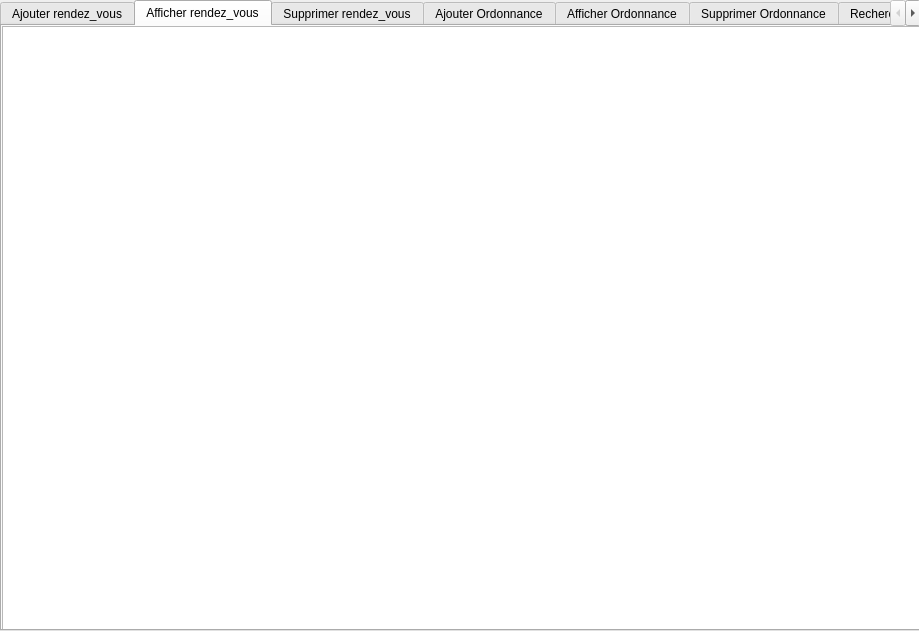
<?xml version="1.0" encoding="UTF-8"?>
<ui version="4.0">
 <class>Rendez_Vous</class>
 <widget class="QDialog" name="Rendez_Vous">
  <property name="geometry">
   <rect>
    <x>0</x>
    <y>0</y>
    <width>919</width>
    <height>631</height>
   </rect>
  </property>
  <property name="windowTitle">
   <string>Dialog</string>
  </property>
  <widget class="QTabWidget" name="tabWidget">
   <property name="geometry">
    <rect>
     <x>0</x>
     <y>0</y>
     <width>921</width>
     <height>631</height>
    </rect>
   </property>
   <property name="styleSheet">
    <string notr="true"/>
   </property>
   <property name="currentIndex">
    <number>1</number>
   </property>
   <widget class="QWidget" name="tab">
    <attribute name="title">
     <string>Ajouter rendez_vous</string>
    </attribute>
    <widget class="QLabel" name="fond">
     <property name="geometry">
      <rect>
       <x>-10</x>
       <y>0</y>
       <width>951</width>
       <height>731</height>
      </rect>
     </property>
     <property name="styleSheet">
      <string notr="true">border-image: url(:/img/fond.png);</string>
     </property>
     <property name="text">
      <string/>
     </property>
    </widget>
    <widget class="QGroupBox" name="groupBox">
     <property name="geometry">
      <rect>
       <x>80</x>
       <y>30</y>
       <width>461</width>
       <height>471</height>
      </rect>
     </property>
     <property name="font">
      <font>
       <family>Bahnschrift</family>
       <pointsize>14</pointsize>
      </font>
     </property>
     <property name="title">
      <string>Nouveau rendez_vous</string>
     </property>
     <widget class="QLabel" name="a">
      <property name="geometry">
       <rect>
        <x>40</x>
        <y>50</y>
        <width>55</width>
        <height>16</height>
       </rect>
      </property>
      <property name="font">
       <font>
        <family>Bahnschrift</family>
        <pointsize>12</pointsize>
       </font>
      </property>
      <property name="text">
       <string>Nom :</string>
      </property>
     </widget>
     <widget class="QLabel" name="b">
      <property name="geometry">
       <rect>
        <x>40</x>
        <y>120</y>
        <width>55</width>
        <height>16</height>
       </rect>
      </property>
      <property name="font">
       <font>
        <family>Bahnschrift</family>
        <pointsize>12</pointsize>
       </font>
      </property>
      <property name="text">
       <string>Prenom :</string>
      </property>
     </widget>
     <widget class="QLabel" name="c">
      <property name="geometry">
       <rect>
        <x>40</x>
        <y>210</y>
        <width>55</width>
        <height>16</height>
       </rect>
      </property>
      <property name="font">
       <font>
        <family>Bahnschrift</family>
        <pointsize>12</pointsize>
       </font>
      </property>
      <property name="text">
       <string>Date :</string>
      </property>
     </widget>
     <widget class="QLabel" name="d">
      <property name="geometry">
       <rect>
        <x>40</x>
        <y>300</y>
        <width>61</width>
        <height>16</height>
       </rect>
      </property>
      <property name="font">
       <font>
        <family>Bahnschrift</family>
        <pointsize>12</pointsize>
       </font>
      </property>
      <property name="text">
       <string>Heure :</string>
      </property>
     </widget>
     <widget class="QLabel" name="e">
      <property name="geometry">
       <rect>
        <x>40</x>
        <y>390</y>
        <width>101</width>
        <height>16</height>
       </rect>
      </property>
      <property name="font">
       <font>
        <family>Bahnschrift</family>
        <pointsize>12</pointsize>
       </font>
      </property>
      <property name="text">
       <string>identifiant :</string>
      </property>
     </widget>
     <widget class="QLineEdit" name="le_nom">
      <property name="geometry">
       <rect>
        <x>40</x>
        <y>70</y>
        <width>113</width>
        <height>22</height>
       </rect>
      </property>
     </widget>
     <widget class="QLineEdit" name="le_prenom">
      <property name="geometry">
       <rect>
        <x>40</x>
        <y>150</y>
        <width>113</width>
        <height>22</height>
       </rect>
      </property>
     </widget>
     <widget class="QLineEdit" name="le_date">
      <property name="geometry">
       <rect>
        <x>40</x>
        <y>240</y>
        <width>113</width>
        <height>22</height>
       </rect>
      </property>
     </widget>
     <widget class="QLineEdit" name="le_heure">
      <property name="geometry">
       <rect>
        <x>40</x>
        <y>330</y>
        <width>113</width>
        <height>22</height>
       </rect>
      </property>
     </widget>
     <widget class="QLineEdit" name="le_id">
      <property name="geometry">
       <rect>
        <x>40</x>
        <y>420</y>
        <width>113</width>
        <height>22</height>
       </rect>
      </property>
     </widget>
    </widget>
    <widget class="QPushButton" name="pushButton_2">
     <property name="geometry">
      <rect>
       <x>570</x>
       <y>280</y>
       <width>291</width>
       <height>61</height>
      </rect>
     </property>
     <property name="styleSheet">
      <string notr="true">border-image: url(:/img/button_init.png)3 10 15 10;
font: 19pt &quot;Bahnschrift&quot;;</string>
     </property>
     <property name="text">
      <string>       Vider les champs</string>
     </property>
     <property name="autoDefault">
      <bool>false</bool>
     </property>
    </widget>
    <widget class="QPushButton" name="pushButton">
     <property name="geometry">
      <rect>
       <x>580</x>
       <y>170</y>
       <width>261</width>
       <height>71</height>
      </rect>
     </property>
     <property name="styleSheet">
      <string notr="true">border-image: url(:/img/button_init.png)3 10 15 10;
font: 24pt &quot;Bahnschrift&quot;;
</string>
     </property>
     <property name="text">
      <string>Confirmer</string>
     </property>
     <property name="autoDefault">
      <bool>false</bool>
     </property>
    </widget>
    <widget class="QLabel" name="icon_valider">
     <property name="geometry">
      <rect>
       <x>570</x>
       <y>180</y>
       <width>51</width>
       <height>51</height>
      </rect>
     </property>
     <property name="styleSheet">
      <string notr="true">border-image: url(:/img/tick.png);</string>
     </property>
     <property name="text">
      <string/>
     </property>
    </widget>
    <widget class="QLabel" name="icon_annuler">
     <property name="geometry">
      <rect>
       <x>560</x>
       <y>290</y>
       <width>51</width>
       <height>51</height>
      </rect>
     </property>
     <property name="styleSheet">
      <string notr="true">border-image: url(:/img/cancel (1).png);</string>
     </property>
     <property name="text">
      <string/>
     </property>
    </widget>
   </widget>
   <widget class="QWidget" name="tab_2">
    <attribute name="title">
     <string>Afficher rendez_vous</string>
    </attribute>
    <widget class="QTableView" name="tableView">
     <property name="geometry">
      <rect>
       <x>0</x>
       <y>0</y>
       <width>921</width>
       <height>611</height>
      </rect>
     </property>
     <property name="styleSheet">
      <string notr="true">border-image: url(:/img/fond.png);</string>
     </property>
    </widget>
   </widget>
   <widget class="QWidget" name="tab_3">
    <attribute name="title">
     <string>Supprimer rendez_vous</string>
    </attribute>
    <widget class="QLabel" name="label">
     <property name="geometry">
      <rect>
       <x>-6</x>
       <y>5</y>
       <width>931</width>
       <height>601</height>
      </rect>
     </property>
     <property name="styleSheet">
      <string notr="true">border-image: url(:/img/fond.png);</string>
     </property>
     <property name="text">
      <string/>
     </property>
    </widget>
    <widget class="QLabel" name="label_2">
     <property name="geometry">
      <rect>
       <x>170</x>
       <y>90</y>
       <width>131</width>
       <height>101</height>
      </rect>
     </property>
     <property name="font">
      <font>
       <family>Bahnschrift</family>
       <pointsize>12</pointsize>
      </font>
     </property>
     <property name="text">
      <string>Identifiant :</string>
     </property>
    </widget>
    <widget class="QLineEdit" name="lineEdit_id_2">
     <property name="geometry">
      <rect>
       <x>270</x>
       <y>130</y>
       <width>141</width>
       <height>31</height>
      </rect>
     </property>
    </widget>
    <widget class="QPushButton" name="pb_supprimer">
     <property name="geometry">
      <rect>
       <x>260</x>
       <y>340</y>
       <width>261</width>
       <height>71</height>
      </rect>
     </property>
     <property name="styleSheet">
      <string notr="true">border-image: url(:/img/button_init.png)3 10 15 10;
font: 19pt &quot;Bahnschrift&quot;;
</string>
     </property>
     <property name="text">
      <string>Supprimer</string>
     </property>
    </widget>
    <widget class="QLabel" name="label_5">
     <property name="geometry">
      <rect>
       <x>230</x>
       <y>340</y>
       <width>71</width>
       <height>71</height>
      </rect>
     </property>
     <property name="styleSheet">
      <string notr="true">border-image: url(:/img/cancel (1).png);</string>
     </property>
     <property name="text">
      <string/>
     </property>
    </widget>
   </widget>
   <widget class="QWidget" name="tab_4">
    <attribute name="title">
     <string>Ajouter Ordonnance</string>
    </attribute>
    <widget class="QLabel" name="fond_2">
     <property name="geometry">
      <rect>
       <x>0</x>
       <y>0</y>
       <width>921</width>
       <height>731</height>
      </rect>
     </property>
     <property name="styleSheet">
      <string notr="true">border-image: url(:/img/fond.png);</string>
     </property>
     <property name="text">
      <string/>
     </property>
    </widget>
    <widget class="QGroupBox" name="groupBox_2">
     <property name="geometry">
      <rect>
       <x>10</x>
       <y>20</y>
       <width>461</width>
       <height>471</height>
      </rect>
     </property>
     <property name="title">
      <string>Nouvelle Ordonnance</string>
     </property>
     <widget class="QLabel" name="a_2">
      <property name="geometry">
       <rect>
        <x>40</x>
        <y>50</y>
        <width>121</width>
        <height>16</height>
       </rect>
      </property>
      <property name="font">
       <font>
        <family>Bahnschrift</family>
        <pointsize>10</pointsize>
       </font>
      </property>
      <property name="text">
       <string>Nom du medecin : </string>
      </property>
     </widget>
     <widget class="QLabel" name="b_2">
      <property name="geometry">
       <rect>
        <x>210</x>
        <y>50</y>
        <width>131</width>
        <height>16</height>
       </rect>
      </property>
      <property name="font">
       <font>
        <family>Bahnschrift</family>
        <pointsize>10</pointsize>
       </font>
      </property>
      <property name="text">
       <string>Prenom :</string>
      </property>
     </widget>
     <widget class="QLabel" name="c_2">
      <property name="geometry">
       <rect>
        <x>40</x>
        <y>110</y>
        <width>55</width>
        <height>16</height>
       </rect>
      </property>
      <property name="font">
       <font>
        <family>Bahnschrift</family>
        <pointsize>10</pointsize>
       </font>
      </property>
      <property name="text">
       <string>Date :</string>
      </property>
     </widget>
     <widget class="QLabel" name="d_2">
      <property name="geometry">
       <rect>
        <x>40</x>
        <y>190</y>
        <width>121</width>
        <height>16</height>
       </rect>
      </property>
      <property name="font">
       <font>
        <family>Bahnschrift</family>
        <pointsize>12</pointsize>
       </font>
      </property>
      <property name="text">
       <string>Ordonnance :</string>
      </property>
     </widget>
     <widget class="QLabel" name="e_2">
      <property name="geometry">
       <rect>
        <x>210</x>
        <y>110</y>
        <width>55</width>
        <height>16</height>
       </rect>
      </property>
      <property name="font">
       <font>
        <family>Bahnschrift</family>
        <pointsize>10</pointsize>
       </font>
      </property>
      <property name="text">
       <string>Code :</string>
      </property>
     </widget>
     <widget class="QLineEdit" name="le_nom_2">
      <property name="geometry">
       <rect>
        <x>40</x>
        <y>70</y>
        <width>113</width>
        <height>22</height>
       </rect>
      </property>
     </widget>
     <widget class="QLineEdit" name="le_prenom_2">
      <property name="geometry">
       <rect>
        <x>210</x>
        <y>70</y>
        <width>113</width>
        <height>22</height>
       </rect>
      </property>
     </widget>
     <widget class="QLineEdit" name="le_date_2">
      <property name="geometry">
       <rect>
        <x>40</x>
        <y>130</y>
        <width>113</width>
        <height>22</height>
       </rect>
      </property>
     </widget>
     <widget class="QLineEdit" name="le_ord">
      <property name="geometry">
       <rect>
        <x>40</x>
        <y>210</y>
        <width>401</width>
        <height>221</height>
       </rect>
      </property>
     </widget>
     <widget class="QLineEdit" name="le_code">
      <property name="geometry">
       <rect>
        <x>210</x>
        <y>130</y>
        <width>113</width>
        <height>22</height>
       </rect>
      </property>
     </widget>
    </widget>
    <widget class="QPushButton" name="pushButton_3">
     <property name="geometry">
      <rect>
       <x>580</x>
       <y>180</y>
       <width>261</width>
       <height>71</height>
      </rect>
     </property>
     <property name="styleSheet">
      <string notr="true">border-image: url(:/img/button_init.png)3 10 15 10;
font: 24pt &quot;Bahnschrift&quot;;
</string>
     </property>
     <property name="text">
      <string>Confirmer</string>
     </property>
     <property name="autoDefault">
      <bool>false</bool>
     </property>
    </widget>
    <widget class="QLabel" name="icon_annuler_2">
     <property name="geometry">
      <rect>
       <x>560</x>
       <y>300</y>
       <width>51</width>
       <height>51</height>
      </rect>
     </property>
     <property name="styleSheet">
      <string notr="true">border-image: url(:/img/cancel (1).png);</string>
     </property>
     <property name="text">
      <string/>
     </property>
    </widget>
    <widget class="QLabel" name="icon_valider_2">
     <property name="geometry">
      <rect>
       <x>570</x>
       <y>190</y>
       <width>51</width>
       <height>51</height>
      </rect>
     </property>
     <property name="styleSheet">
      <string notr="true">border-image: url(:/img/tick.png);</string>
     </property>
     <property name="text">
      <string/>
     </property>
    </widget>
    <widget class="QPushButton" name="pushButton_4">
     <property name="geometry">
      <rect>
       <x>570</x>
       <y>290</y>
       <width>291</width>
       <height>61</height>
      </rect>
     </property>
     <property name="styleSheet">
      <string notr="true">border-image: url(:/img/button_init.png)3 10 15 10;
font: 19pt &quot;Bahnschrift&quot;;</string>
     </property>
     <property name="text">
      <string>       Vider les champs</string>
     </property>
     <property name="autoDefault">
      <bool>false</bool>
     </property>
    </widget>
    <zorder>fond_2</zorder>
    <zorder>groupBox_2</zorder>
    <zorder>pushButton_3</zorder>
    <zorder>pushButton_4</zorder>
    <zorder>icon_valider_2</zorder>
    <zorder>icon_annuler_2</zorder>
   </widget>
   <widget class="QWidget" name="tab_5">
    <attribute name="title">
     <string>Afficher Ordonnance</string>
    </attribute>
    <widget class="QTableView" name="tableView_2">
     <property name="geometry">
      <rect>
       <x>0</x>
       <y>0</y>
       <width>921</width>
       <height>611</height>
      </rect>
     </property>
     <property name="styleSheet">
      <string notr="true">border-image: url(:/img/fond.png);</string>
     </property>
    </widget>
   </widget>
   <widget class="QWidget" name="tab_6">
    <attribute name="title">
     <string>Supprimer Ordonnance</string>
    </attribute>
    <widget class="QLabel" name="label_3">
     <property name="geometry">
      <rect>
       <x>-10</x>
       <y>0</y>
       <width>931</width>
       <height>611</height>
      </rect>
     </property>
     <property name="styleSheet">
      <string notr="true">border-image: url(:/img/fond.png);</string>
     </property>
     <property name="text">
      <string/>
     </property>
    </widget>
    <widget class="QPushButton" name="pb_supprimer_2">
     <property name="geometry">
      <rect>
       <x>310</x>
       <y>350</y>
       <width>261</width>
       <height>71</height>
      </rect>
     </property>
     <property name="styleSheet">
      <string notr="true">border-image: url(:/img/button_init.png)3 10 15 10;
font: 19pt &quot;Bahnschrift&quot;;
</string>
     </property>
     <property name="text">
      <string>     Supprimer</string>
     </property>
    </widget>
    <widget class="QLabel" name="label_4">
     <property name="geometry">
      <rect>
       <x>250</x>
       <y>100</y>
       <width>131</width>
       <height>101</height>
      </rect>
     </property>
     <property name="font">
      <font>
       <family>Bahnschrift</family>
       <pointsize>12</pointsize>
      </font>
     </property>
     <property name="text">
      <string>Code :</string>
     </property>
    </widget>
    <widget class="QLineEdit" name="lineEdit_id_3">
     <property name="geometry">
      <rect>
       <x>320</x>
       <y>140</y>
       <width>141</width>
       <height>31</height>
      </rect>
     </property>
    </widget>
    <widget class="QLabel" name="label_6">
     <property name="geometry">
      <rect>
       <x>300</x>
       <y>350</y>
       <width>71</width>
       <height>71</height>
      </rect>
     </property>
     <property name="styleSheet">
      <string notr="true">border-image: url(:/img/cancel (1).png);</string>
     </property>
     <property name="text">
      <string/>
     </property>
    </widget>
   </widget>
   <widget class="QWidget" name="tab_7">
    <attribute name="title">
     <string>Recherche</string>
    </attribute>
    <widget class="QLabel" name="label_7">
     <property name="geometry">
      <rect>
       <x>-6</x>
       <y>5</y>
       <width>931</width>
       <height>601</height>
      </rect>
     </property>
     <property name="styleSheet">
      <string notr="true">border-image: url(:/img/fond.png);</string>
     </property>
     <property name="text">
      <string/>
     </property>
    </widget>
    <widget class="QTableView" name="tableView_3">
     <property name="geometry">
      <rect>
       <x>80</x>
       <y>170</y>
       <width>671</width>
       <height>192</height>
      </rect>
     </property>
    </widget>
    <widget class="QLabel" name="label_8">
     <property name="geometry">
      <rect>
       <x>420</x>
       <y>90</y>
       <width>101</width>
       <height>20</height>
      </rect>
     </property>
     <property name="font">
      <font>
       <family>Bahnschrift</family>
       <pointsize>12</pointsize>
      </font>
     </property>
     <property name="text">
      <string>Recherche :</string>
     </property>
    </widget>
    <widget class="QLineEdit" name="Recherche_nom">
     <property name="geometry">
      <rect>
       <x>540</x>
       <y>90</y>
       <width>113</width>
       <height>22</height>
      </rect>
     </property>
    </widget>
   </widget>
   <widget class="QWidget" name="tab_8">
    <attribute name="title">
     <string>Recherche date</string>
    </attribute>
    <widget class="QLabel" name="label_10">
     <property name="geometry">
      <rect>
       <x>-10</x>
       <y>0</y>
       <width>931</width>
       <height>611</height>
      </rect>
     </property>
     <property name="styleSheet">
      <string notr="true">border-image: url(:/img/fond.png);</string>
     </property>
     <property name="text">
      <string/>
     </property>
    </widget>
    <widget class="QLabel" name="label_9">
     <property name="geometry">
      <rect>
       <x>460</x>
       <y>80</y>
       <width>151</width>
       <height>20</height>
      </rect>
     </property>
     <property name="font">
      <font>
       <family>Bahnschrift</family>
       <pointsize>12</pointsize>
      </font>
     </property>
     <property name="text">
      <string>Recherche date :</string>
     </property>
    </widget>
    <widget class="QLineEdit" name="Recherche_date">
     <property name="geometry">
      <rect>
       <x>630</x>
       <y>80</y>
       <width>113</width>
       <height>22</height>
      </rect>
     </property>
    </widget>
    <widget class="QTableView" name="tableView_4">
     <property name="geometry">
      <rect>
       <x>110</x>
       <y>160</y>
       <width>591</width>
       <height>192</height>
      </rect>
     </property>
    </widget>
   </widget>
  </widget>
 </widget>
 <resources/>
 <connections/>
</ui>
